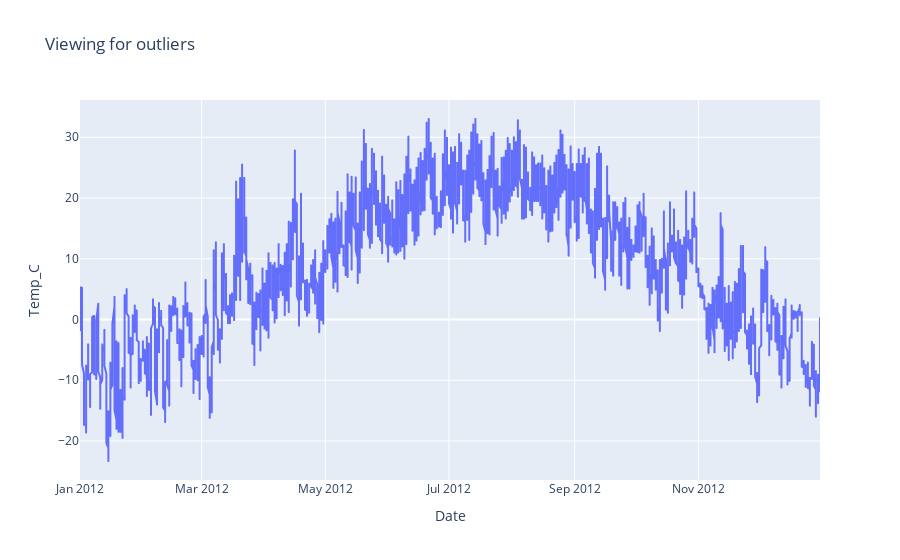

The cell this chart's notebook holds for it:
### Code cell
px.line(data_frame = data, x = "Date", y="Temp_C", title = "Viewing for outliers")

### Figure 1 — Plotly figure (JSON) as saved in the notebook; plotly's stock layout.template omitted (floating-point values rounded to 4 significant figures; data arrays with more than 128 entries replaced by an {"elided": "..."} marker saying what was removed)
{"data": [{"hovertemplate": "Date=%{x}<br>Temp_C=%{y}<extra></extra>", "legendgroup": "", "line": {"color": "#636efa", "dash": "solid"}, "marker": {"symbol": "circle"}, "mode": "lines", "name": "", "showlegend": false, "type": "scattergl", "x": {"elided": "8784 str values"}, "xaxis": "x", "y": {"elided": "8784 float values"}, "yaxis": "y"}], "layout": {"legend": {"tracegroupgap": 0}, "title": {"text": "Viewing for outliers"}, "xaxis": {"anchor": "y", "domain": [0, 1], "title": {"text": "Date"}}, "yaxis": {"anchor": "x", "domain": [0, 1], "title": {"text": "Temp_C"}}}}
